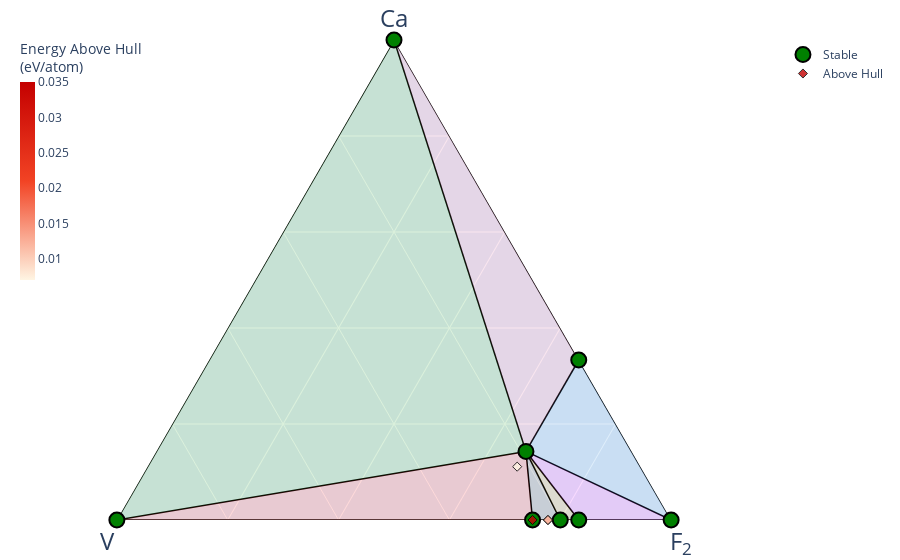

This figure's notebook cell:
### Code cell
phase_diagram_2 = CompoundPhaseDiagram(entries,[Composition("Ca"),
                                                Composition("V"),
                                                Composition("F")])

compound_plotter_2 = PDPlotter(phase_diagram_2, show_unstable=True, backend = "matplotlib",  markersize=20)
z = compound_plotter_2.get_plot(label_unstable=False, label_stable=True)
#z.savefig('CaxTi2F7.pdf')
z.show()   

compound_plotter_2 = PDPlotter(phase_diagram_2, show_unstable = 0.2, markerize=20)
y = compound_plotter_2.get_plot(phase_diagram_2, label_unstable=True)
y.show()

### Figure 1 — Plotly figure (JSON) as saved in the notebook; plotly's stock layout.template omitted (floating-point values rounded to 4 significant figures)
{"data": [{"a": [0, 0, null, 0, 0, null, 0, 0, null, 1.5, 0, null, 0, 1.5, null, 1.0, 0, null, 0, 1.5, null, 1.5, 0, null, 0, 1, null, 0, 1.5, null, 1.0, 1.5, null, 1.0, 1, null, 0, 0, null, 1.5, 1, null], "b": [1.0, 1, null, 1, 1.0, null, 1.0, 0, null, 2.0, 1, null, 1, 2.0, null, 0, 0, null, 1.0, 2.0, null, 2.0, 0, null, 1, 0, null, 1.0, 2.0, null, 0, 2.0, null, 0, 0, null, 1.0, 1, null, 2.0, 0, null], "c": [3.0, 4, null, 4, 5.0, null, 5.0, 2, null, 7.0, 0, null, 4, 7.0, null, 2.0, 2, null, 3.0, 7.0, null, 7.0, 2, null, 0, 0, null, 5.0, 7.0, null, 2.0, 7.0, null, 2.0, 0, null, 3.0, 0, null, 7.0, 0, null], "hoverinfo": "none", "line": {"color": "black", "width": 1.5}, "mode": "lines", "showlegend": false, "type": "scatterternary"}, {"a": [1.5, 1.0, 0], "b": [2.0, 0, 0], "c": [7.0, 2.0, 2], "fill": "toself", "fillcolor": "#2E91E5", "hovertemplate": "<extra></extra>", "line": {"width": 0}, "mode": "lines", "name": "Ca<sub>1.5</sub>V<sub>2</sub>F<sub>7</sub>—CaF<sub>2</sub>—F<sub>2</sub>", "opacity": 0.15, "showlegend": false, "type": "scatterternary"}, {"a": [1, 1.5, 1.0], "b": [0, 2.0, 0], "c": [0, 7.0, 2.0], "fill": "toself", "fillcolor": "#E15F99", "hovertemplate": "<extra></extra>", "line": {"width": 0}, "mode": "lines", "name": "Ca—Ca<sub>1.5</sub>V<sub>2</sub>F<sub>7</sub>—CaF<sub>2</sub>", "opacity": 0.15, "showlegend": false, "type": "scatterternary"}, {"a": [1, 1.5, 0], "b": [0, 2.0, 1], "c": [0, 7.0, 0], "fill": "toself", "fillcolor": "#1CA71C", "hovertemplate": "<extra></extra>", "line": {"width": 0}, "mode": "lines", "name": "Ca—Ca<sub>1.5</sub>V<sub>2</sub>F<sub>7</sub>—V", "opacity": 0.15, "showlegend": false, "type": "scatterternary"}, {"a": [1.5, 0, 0], "b": [2.0, 1, 1.0], "c": [7.0, 0, 3.0], "fill": "toself", "fillcolor": "#FB0D0D", "hovertemplate": "<extra></extra>", "line": {"width": 0}, "mode": "lines", "name": "Ca<sub>1.5</sub>V<sub>2</sub>F<sub>7</sub>—V—VF<sub>3</sub>", "opacity": 0.15, "showlegend": false, "type": "scatterternary"}, {"a": [1.5, 0, 0], "b": [2.0, 1.0, 0], "c": [7.0, 5.0, 2], "fill": "toself", "fillcolor": "#DA16FF", "hovertemplate": "<extra></extra>", "line": {"width": 0}, "mode": "lines", "name": "Ca<sub>1.5</sub>V<sub>2</sub>F<sub>7</sub>—VF<sub>5</sub>—F<sub>2</sub>", "opacity": 0.15, "showlegend": false, "type": "scatterternary"}, {"a": [1.5, 0, 0], "b": [2.0, 1.0, 1], "c": [7.0, 3.0, 4], "fill": "toself", "fillcolor": "#222A2A", "hovertemplate": "<extra></extra>", "line": {"width": 0}, "mode": "lines", "name": "Ca<sub>1.5</sub>V<sub>2</sub>F<sub>7</sub>—VF<sub>3</sub>—VF<sub>4</sub>", "opacity": 0.15, "showlegend": false, "type": "scatterternary"}, {"a": [1.5, 0, 0], "b": [2.0, 1, 1.0], "c": [7.0, 4, 5.0], "fill": "toself", "fillcolor": "#B68100", "hovertemplate": "<extra></extra>", "line": {"width": 0}, "mode": "lines", "name": "Ca<sub>1.5</sub>V<sub>2</sub>F<sub>7</sub>—VF<sub>4</sub>—VF<sub>5</sub>", "opacity": 0.15, "showlegend": false, "type": "scatterternary"}, {"a": [0, 0, 0, 0, 1.5, 0, 1.0, 1], "b": [1.0, 1, 1.0, 0, 2.0, 1, 0, 0], "c": [3.0, 4, 5.0, 2, 7.0, 0, 2.0, 0], "cliponaxis": false, "hoverinfo": "text", "hoverlabel": {"font": {"size": 14}}, "hovertext": ["VF<sub>3</sub> (no ID) <br> -2.853 eV/atom (Stable)", "VF<sub>4</sub> (no ID) <br> -2.501 eV/atom (Stable)", "VF<sub>5</sub> (no ID) <br> -2.217 eV/atom (Stable)", "F<sub>2</sub> (no ID) <br> 0.0 eV/atom (Stable)", "Ca<sub>1.5</sub>V<sub>2</sub>F<sub>7</sub> (no ID) <br> -3.294 eV/atom (Stable)", "V (no ID) <br> 0.0 eV/atom (Stable)", "CaF<sub>2</sub> (no ID) <br> -0.253 eV/atom (Stable)", "Ca (no ID) <br> 0.0 eV/atom (Stable)"], "marker": {"color": "green", "line": {"color": "black", "width": 2}, "size": 15, "symbol": "circle"}, "mode": "markers", "name": "Stable", "showlegend": true, "type": "scatterternary"}, {"a": [0, 0, 0, 0.5], "b": [1.0, 2.0, 2.0, 1.0], "c": [3.0, 7.0, 7.0, 3.0], "cliponaxis": false, "hoverinfo": "text", "hoverlabel": {"font": {"size": 14}}, "hovertext": ["VF<sub>3</sub> (no ID) <br> -2.818 eV/atom (+0.035 eV/atom)", "V<sub>2</sub>F<sub>7</sub> (no ID) <br> -2.639 eV/atom (+0.018 eV/atom)", "V<sub>2</sub>F<sub>7</sub> (no ID) <br> -2.647 eV/atom (+0.011 eV/atom)", "Ca<sub>0.5</sub>V<sub>1</sub>F<sub>3</sub> (no ID) <br> -3.118 eV/atom (+0.007 eV/atom)"], "marker": {"color": [0.035, 0.018, 0.011, 0.007], "colorbar": {"len": 0.5, "thickness": 0.02, "thicknessmode": "fraction", "title": {"text": "Energy Above Hull<br>(eV/atom)"}, "x": 0, "xpad": 0, "y": 1, "yanchor": "top", "ypad": 0}, "colorscale": [[0, "#fff5e3"], [0.5, "#f24324"], [1, "#c40000"]], "line": {"color": "black", "width": 1}, "opacity": 0.8, "size": 7, "symbol": "diamond"}, "mode": "markers", "name": "Above Hull", "showlegend": true, "type": "scatterternary"}], "layout": {"autosize": true, "coloraxis": {"colorbar": {"x": 1, "y": 0.05, "yanchor": "top"}}, "margin": {"b": 40, "l": 20, "r": 20, "t": 40}, "paper_bgcolor": "rgba(0,0,0,0)", "plot_bgcolor": "rgba(0,0,0,0)", "showlegend": true, "ternary": {"aaxis": {"layer": "below traces", "showgrid": true, "showticklabels": true, "tickfont": {"color": "rgba(0,0,0,0)", "size": 7}, "title": {"font": {"size": 24}, "text": "Ca"}}, "baxis": {"layer": "below traces", "min": 0, "showgrid": true, "showticklabels": true, "tickfont": {"color": "rgba(0,0,0,0)", "size": 7}, "title": {"font": {"size": 24}, "text": "V"}}, "caxis": {"layer": "below traces", "min": 0, "showgrid": true, "showticklabels": true, "tickfont": {"color": "rgba(0,0,0,0)", "size": 7}, "title": {"font": {"size": 24}, "text": "F<sub>2</sub>"}}, "sum": 1}}}
